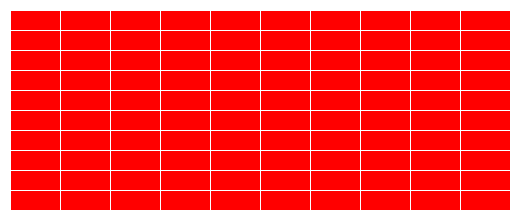
Frame 1 (no input)
Frame 2 (the mouse pressed at the canvas centre, redrawn once): identical to frame 1, image omitted

The Processing sketch that drew this single still picture (run headless with seeded random() and noise(); the mouse was pressed at the canvas centre and the sketch redrawn once):

// Processing sketch: Opdracht_9_7
// ── Opdracht_9_7.pde
void setup() {
  size(520, 220);
  noLoop();
}

void draw() {
  background(255);
  muur();
}

void muur() {
  int x = 10;
  int y = 10;

  for (int i = 0; i < 10; i++) {
    for (int j = 0; j < 10; j++) {
      stroke(255);
      fill(255, 0, 0);
      rect(x, y, 50, 20);
      y += 20;
    }
    y = 10;
    x += 50;
  }
}
